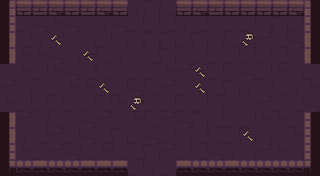

Rendered tile map (Tiled .tmx) drawn with the repository's tilesets; below, a short description and the full map source, tile grids included:
An orthogonal 20x11 tile map with 16x16 px tiles, 6 tile layers (ground, dressing, decor, walls, ...) and 16 objects (10x PROP, 5x ENTRY, ENEMY).

<map version="1.10" tiledversion="1.10.2" orientation="orthogonal" renderorder="right-down" width="20" height="11" tilewidth="16" tileheight="16" infinite="0" nextlayerid="8" nextobjectid="17">
 <tileset firstgid="1" name="dungeon" tilewidth="16" tileheight="16" tilecount="100" columns="10">
  <image source="../../../gfx/tiles/depths/dungeon_tileset.png" width="160" height="160" />
 </tileset>
 <layer id="1" name="ground" width="20" height="11">
  <data encoding="csv">
10,30,10,17,30,18,30,8,30,29,10,9,9,20,27,9,28,19,19,10,
8,20,9,18,9,19,30,9,8,8,17,30,17,19,20,8,27,29,7,9,
30,17,30,7,19,27,8,27,27,29,29,7,29,27,10,27,28,17,9,10,
9,18,18,9,27,18,10,30,19,17,29,19,7,20,8,7,7,17,19,18,
19,18,8,18,9,17,10,19,20,20,18,28,28,8,19,9,8,18,27,20,
28,27,19,20,18,18,20,8,9,10,28,20,27,17,29,30,19,10,30,18,
18,8,7,7,20,7,17,18,8,20,8,20,8,27,19,19,28,20,17,9,
30,28,27,10,19,9,28,19,18,10,28,9,29,17,20,8,18,18,20,27,
28,30,17,28,8,9,17,29,20,9,7,27,17,10,8,29,27,19,18,17,
30,18,20,28,9,10,18,10,17,29,28,7,17,9,30,27,28,18,27,18,
8,17,17,19,18,7,17,10,8,30,20,28,18,9,17,8,30,28,17,8
</data>
 </layer>
 <layer id="2" name="dressing" width="20" height="11">
  <data encoding="csv">
0,0,0,0,0,0,0,0,0,0,0,0,0,0,0,0,0,0,0,0,
0,0,0,0,0,0,0,0,0,0,0,0,0,0,0,0,0,0,0,0,
0,0,0,69,0,0,0,0,0,0,0,0,0,0,0,78,0,0,0,0,
0,0,0,0,0,69,0,0,0,0,0,0,0,0,0,0,0,0,0,0,
0,0,0,0,0,0,0,0,0,0,0,0,69,0,0,0,0,0,0,0,
0,0,0,0,0,0,69,0,0,0,0,0,69,0,0,0,0,0,0,0,
0,0,0,0,0,0,0,0,78,0,0,0,0,0,0,0,0,0,0,0,
0,0,0,0,0,0,0,0,0,0,0,0,0,0,0,0,0,0,0,0,
0,0,0,0,0,0,0,0,0,0,0,0,0,0,0,69,0,0,0,0,
0,0,0,0,0,0,0,0,0,0,0,0,0,0,0,0,0,0,0,0,
0,0,0,0,0,0,0,0,0,0,0,0,0,0,0,0,0,0,0,0
</data>
 </layer>
 <layer id="3" name="decor" width="20" height="11">
  <data encoding="csv">
0,0,0,0,0,0,0,0,0,0,0,0,0,0,0,0,0,0,0,0,
0,0,0,0,0,0,0,0,0,0,0,0,0,0,0,0,0,0,0,0,
0,0,0,0,0,0,0,0,0,0,0,0,0,0,0,0,0,0,0,0,
0,0,0,0,0,0,0,0,0,0,0,0,0,0,0,0,0,0,0,0,
0,0,0,0,0,0,0,0,0,0,0,0,0,0,0,0,0,0,0,0,
0,0,0,0,0,0,0,0,0,0,0,0,0,0,0,0,0,0,0,0,
0,0,0,0,0,0,0,0,0,0,0,0,0,0,0,0,0,0,0,0,
0,0,0,0,0,0,0,0,0,0,0,0,0,0,0,0,0,0,0,0,
0,0,0,0,0,0,0,0,0,0,0,0,0,0,0,0,0,0,0,0,
0,0,0,0,0,0,0,0,0,0,0,0,0,0,0,0,0,0,0,0,
0,0,0,0,0,0,0,0,0,0,0,0,0,0,0,0,0,0,0,0
</data>
 </layer>
 <layer id="4" name="walls" width="20" height="11">
  <data encoding="csv">
1,2,3,4,5,3,4,5,0,0,0,2,4,3,5,5,5,2,4,6,
21,0,0,0,0,0,0,0,0,0,0,0,0,0,0,0,0,0,0,26,
31,0,0,0,0,0,0,0,0,0,0,0,0,0,0,0,0,0,0,16,
31,0,0,0,0,0,0,0,0,0,0,0,0,0,0,0,0,0,0,16,
0,0,0,0,0,0,0,0,0,0,0,0,0,0,0,0,0,0,0,0,
0,0,0,0,0,0,0,0,0,0,0,0,0,0,0,0,0,0,0,0,
0,0,0,0,0,0,0,0,0,0,0,0,0,0,0,0,0,0,0,0,
11,0,0,0,0,0,0,0,0,0,0,0,0,0,0,0,0,0,0,26,
11,0,0,0,0,0,0,0,0,0,0,0,0,0,0,0,0,0,0,26,
21,0,0,0,0,0,0,0,0,0,0,0,0,0,0,0,0,0,0,26,
41,44,45,43,43,42,42,45,0,0,0,42,44,44,42,43,44,43,44,46
</data>
 </layer>
 <layer id="5" name="props" width="20" height="11">
  <data encoding="csv">
0,0,0,0,0,0,0,0,0,0,0,0,0,0,0,0,0,0,0,0,
0,0,0,0,0,0,0,0,0,0,0,0,0,0,0,0,0,0,0,0,
0,0,0,0,0,0,0,0,0,0,0,0,0,0,0,0,0,0,0,0,
0,0,0,0,0,0,0,0,0,0,0,0,0,0,0,0,0,0,0,0,
0,0,0,0,0,0,0,0,0,0,0,0,0,0,0,0,0,0,0,0,
0,0,0,0,0,0,0,0,0,0,0,0,0,0,0,0,0,0,0,0,
0,0,0,0,0,0,0,0,0,0,0,0,0,0,0,0,0,0,0,0,
0,0,0,0,0,0,0,0,0,0,0,0,0,0,0,0,0,0,0,0,
0,0,0,0,0,0,0,0,0,0,0,0,0,0,0,0,0,0,0,0,
0,0,0,0,0,0,0,0,0,0,0,0,0,0,0,0,0,0,0,0,
0,0,0,0,0,0,0,0,0,0,0,0,0,0,0,0,0,0,0,0
</data>
 </layer>
 <layer id="6" name="overhead" width="20" height="11">
  <data encoding="csv">
0,0,0,0,0,0,0,0,0,0,0,0,0,0,0,0,0,0,0,0,
0,0,0,0,0,0,0,0,0,0,0,0,0,0,0,0,0,0,0,0,
0,0,0,0,0,0,0,0,0,0,0,0,0,0,0,0,0,0,0,0,
0,0,0,0,0,0,0,0,0,0,0,0,0,0,0,0,0,0,0,0,
0,0,0,0,0,0,0,0,0,0,0,0,0,0,0,0,0,0,0,0,
0,0,0,0,0,0,0,0,0,0,0,0,0,0,0,0,0,0,0,0,
0,0,0,0,0,0,0,0,0,0,0,0,0,0,0,0,0,0,0,0,
0,0,0,0,0,0,0,0,0,0,0,0,0,0,0,0,0,0,0,0,
0,0,0,0,0,0,0,0,0,0,0,0,0,0,0,0,0,0,0,0,
0,0,0,0,0,0,0,0,0,0,0,0,0,0,0,0,0,0,0,0,
0,0,0,0,0,0,0,0,0,0,0,0,0,0,0,0,0,0,0,0
</data>
 </layer>
 <objectgroup id="7" name="spawns">
  <object id="1" name="UP" type="ENTRY" x="152" y="24" />
  <object id="2" name="DOWN" type="ENTRY" x="152" y="152" />
  <object id="3" name="LEFT" type="ENTRY" x="24" y="88" />
  <object id="4" name="RIGHT" type="ENTRY" x="296" y="88" />
  <object id="5" name="" type="ENTRY" x="168" y="88" />
  <object id="6" name="boss" type="ENEMY" x="168" y="104" />
  <object id="7" name="torch" type="PROP" x="56" y="168" />
  <object id="8" name="torch" type="PROP" x="264" y="168" />
  <object id="9" name="torch" type="PROP" x="8" y="136" />
  <object id="10" name="torch" type="PROP" x="312" y="136" />
  <object id="11" name="torch" type="PROP" x="88" y="168" />
  <object id="12" name="torch" type="PROP" x="232" y="168" />
  <object id="13" name="torch" type="PROP" x="8" y="56" />
  <object id="14" name="torch" type="PROP" x="312" y="56" />
  <object id="15" name="banner" type="PROP" x="120" y="168" />
  <object id="16" name="banner" type="PROP" x="200" y="168" />
 </objectgroup>
</map>
